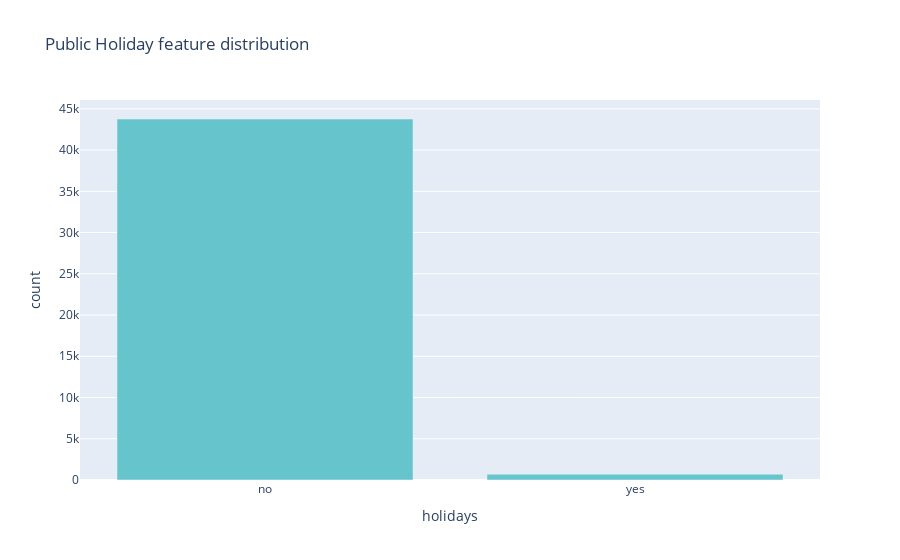
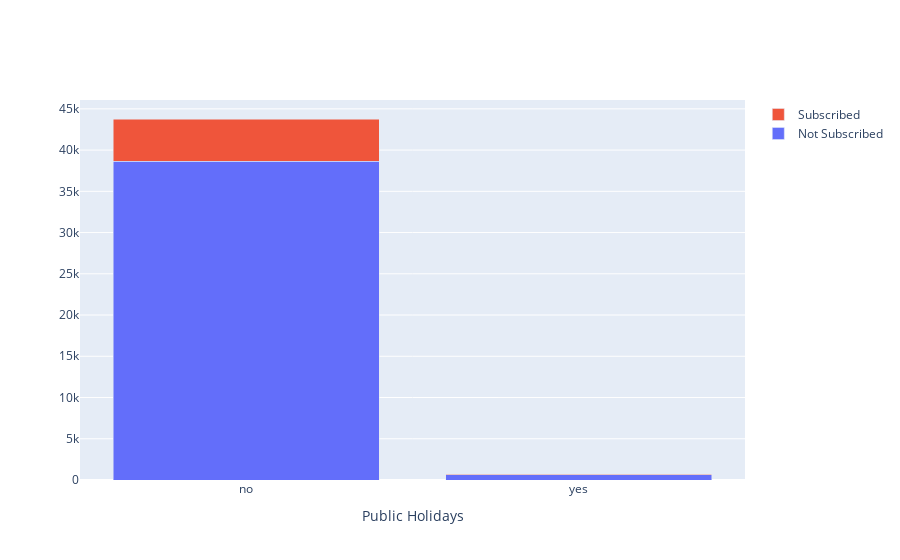

The notebook cell saved with these charts, in order:
### Code cell
counts = data['Public Holiday'].value_counts().reset_index(name = 'count').rename(columns = {'index':'holidays'})
fig = px.bar(counts, x = 'holidays', y = 'count', color_discrete_sequence = px.colors.qualitative.Pastel, 
             title = 'Public Holiday feature distribution')
fig.show()
print(counts)

grp = data.groupby(['Public Holiday','y'])['y'].count().unstack()

tr1 = go.Bar(x = grp.index.tolist(), y = grp['no'], name = 'Not Subscribed')
tr2 = go.Bar(x = grp.index.tolist(), y = grp['yes'], name = 'Subscribed')

da = [tr1, tr2]
l = go.Layout(barmode = 'stack', title = '',
             xaxis = dict(title = 'Public Holidays', tickmode = 'array', tickvals = grp.index.tolist(), ticktext = grp.index.tolist()))
fig = go.Figure(data = da, layout = l)
fig.show()

### Figure 1 — Plotly figure (JSON) as saved in the notebook; plotly's stock layout.template omitted (floating-point values rounded to 4 significant figures)
{"data": [{"alignmentgroup": "True", "hovertemplate": "holidays=%{x}<br>count=%{y}<extra></extra>", "legendgroup": "", "marker": {"color": "rgb(102, 197, 204)", "pattern": {"shape": ""}}, "name": "", "offsetgroup": "", "orientation": "v", "showlegend": false, "textposition": "auto", "type": "bar", "x": ["no", "yes"], "xaxis": "x", "y": [43769, 696], "yaxis": "y"}], "layout": {"barmode": "relative", "legend": {"tracegroupgap": 0}, "title": {"text": "Public Holiday feature distribution"}, "xaxis": {"anchor": "y", "domain": [0, 1], "title": {"text": "holidays"}}, "yaxis": {"anchor": "x", "domain": [0, 1], "title": {"text": "count"}}}}

### Figure 2 — Plotly figure (JSON) as saved in the notebook; plotly's stock layout.template omitted (floating-point values rounded to 4 significant figures)
{"data": [{"name": "Not Subscribed", "type": "bar", "x": ["no", "yes"], "y": [38675, 622]}, {"name": "Subscribed", "type": "bar", "x": ["no", "yes"], "y": [5094, 74]}], "layout": {"barmode": "stack", "title": {"text": ""}, "xaxis": {"tickmode": "array", "ticktext": ["no", "yes"], "tickvals": ["no", "yes"], "title": {"text": "Public Holidays"}}}}
